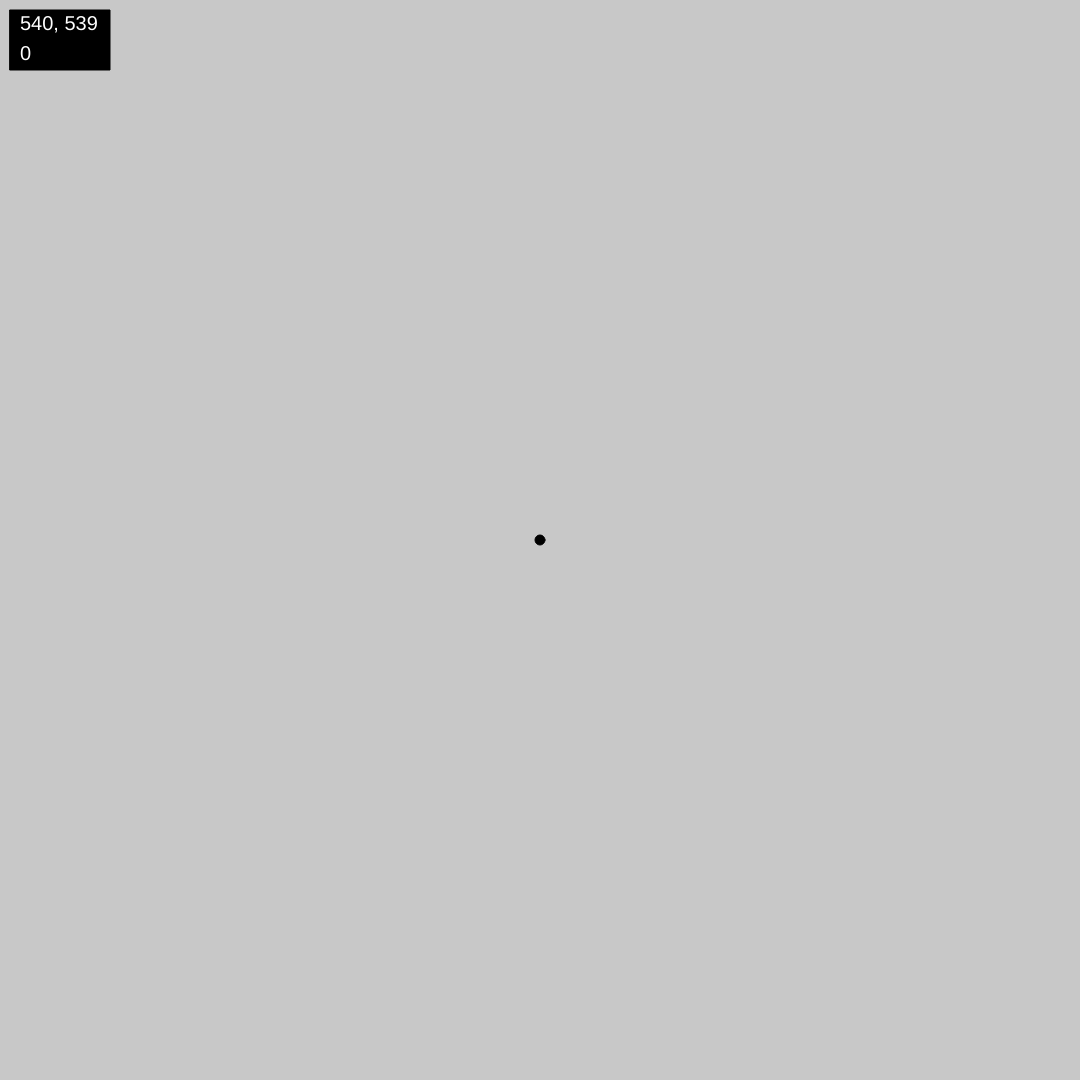
Frame 1 (no input)
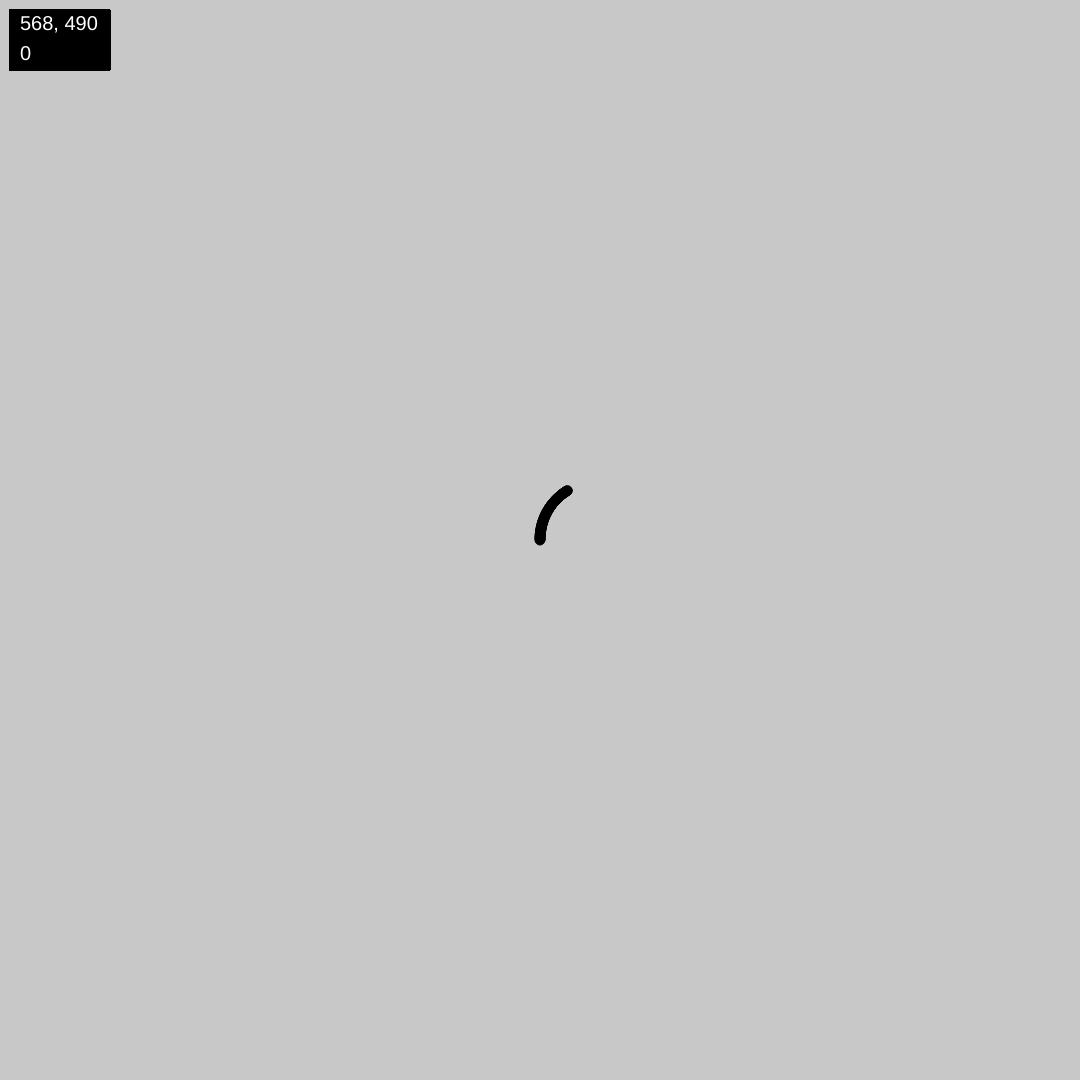
Frame 60 (no input)
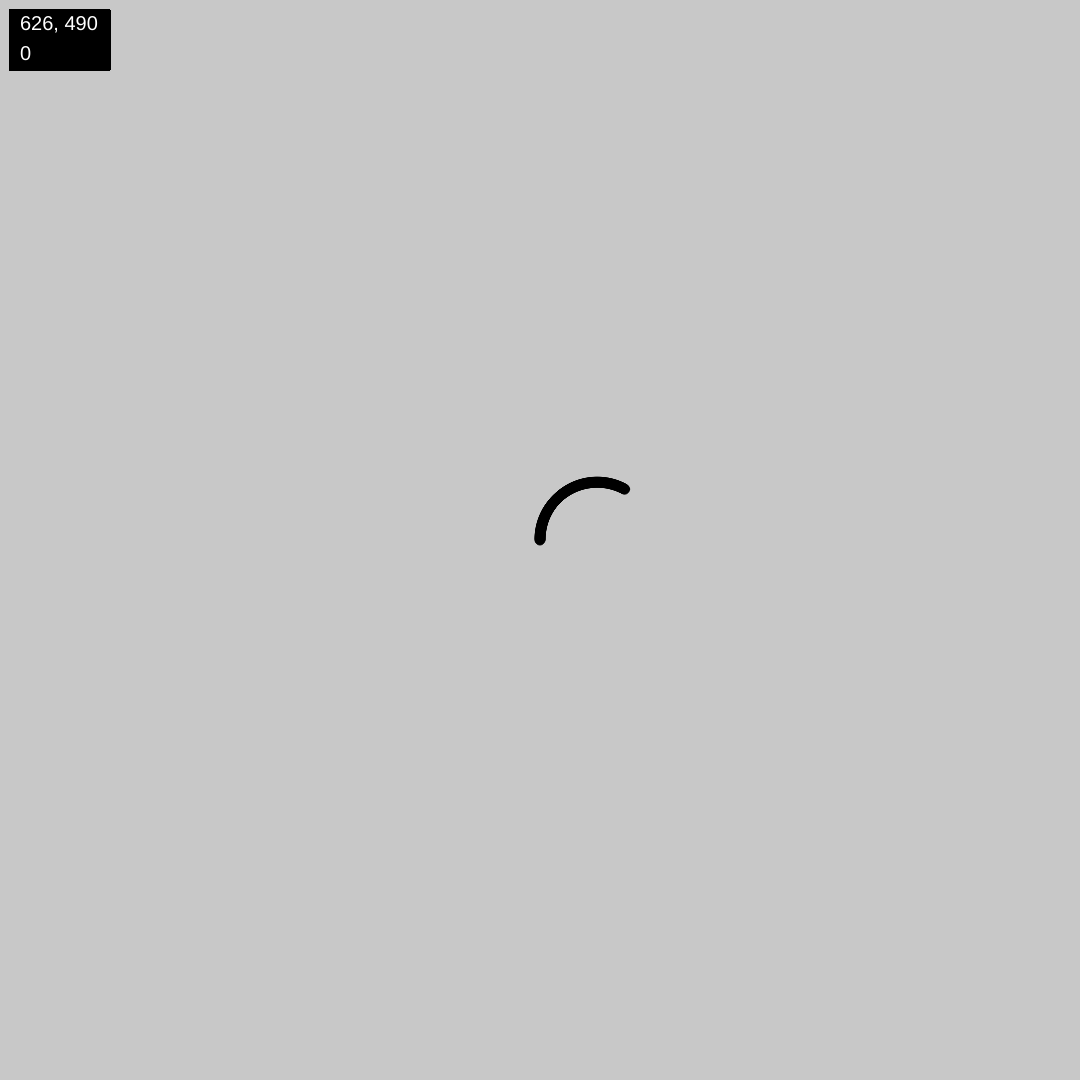
Frame 120 (the mouse pressed at the canvas centre since frame 60)

The p5.js sketch that drew these frames (run headless with seeded random() and noise() and a simulated clock; from frame 60 on, the mouse is pressed at the canvas centre):

// p5.js sketch
// ── sketch.js
let pg;
let branches;

function setup() {
  createCanvas(1080, 1080);
  reset();
}

function reset() {

  // create graphics
  pg = createGraphics(width, height);
  pg.background(200);

  // create branches
  branches = [];
  for (let i = 0; i < 1; i++) {
    new Branch(width / 2, height / 2);
  }

  // reset after 5 seconds
  setTimeout(reset, 5000);
}

function randomRange(min, max) {
  return Math.random() * (max - min + 1) + min;
}

class Branch {

  constructor(_x, _y) {
    this.x = _x;
    this.y = _y;
    this.rad = 10;
    this.dir = 270;
    this.dirStart = this.dir;
    this.dirIncr = 1;
    this.spd = 1;
    this.turnSwitches = 0;

    // switch turning direction
    setInterval(() => {
      this.turnSwitches++;
      this.dirIncr = -this.dirIncr;
    }, 1000);

    branches.push(this);
  }

  update() {

    // draw self
    pg.fill(0);
    pg.circle(this.x, this.y, this.rad);

    // move
    this.x = this.x + (this.spd * cos(radians(this.dir)));
    this.y = this.y + (this.spd * sin(radians(this.dir)));

    // turn
    this.dir += this.dirIncr;
  }

}

function keyPressed() {

  // reset when pressing R
  if (key === 'r') {
    reset();
  }
}

function draw() {

  // draw branches
  for (let i = 0; i < branches.length; i++) {
    let _branch = branches[i];
    _branch.update();

    pg.fill('black');
    pg.rect(10, 10, 100, 60);
    pg.fill('white');
    pg.textSize(20);
    pg.text(round(_branch.x) + ", " + round(_branch.y), 20, 30);
    pg.text(_branch.turnSwitches, 20, 60);
  }

  image(pg, 0, 0);
}
